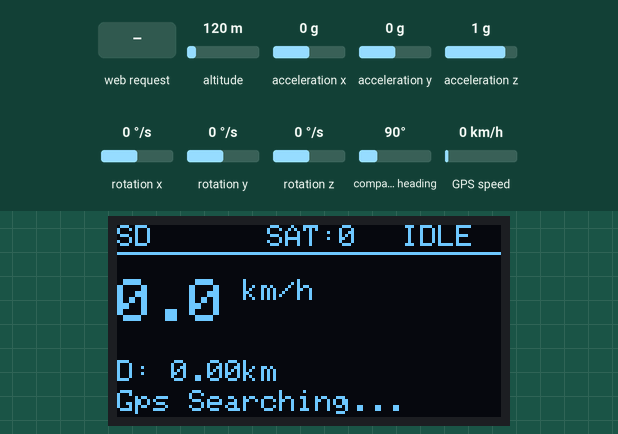
The program below on a simulated ESP32. Parts: 128×64 one-colour display. The inputs (shaded band) are chosen by the test bench; at power-on: GPS speed 0 km/h, altitude 120 m, acceleration x 0 g, acceleration y 0 g, acceleration z 1 g, rotation x 0 °/s, rotation y 0 °/s, rotation z 0 °/s, compass heading 90°. Storage starts empty; the GPS gets a fix after 3 s at 37.7749, -122.4194 with 8 satellites; what the program prints to the serial monitor is not drawn.

Above: at 2.2 s.
2.3 s: HTTP request GET /api/start?file=1 received
At 3.5 s:
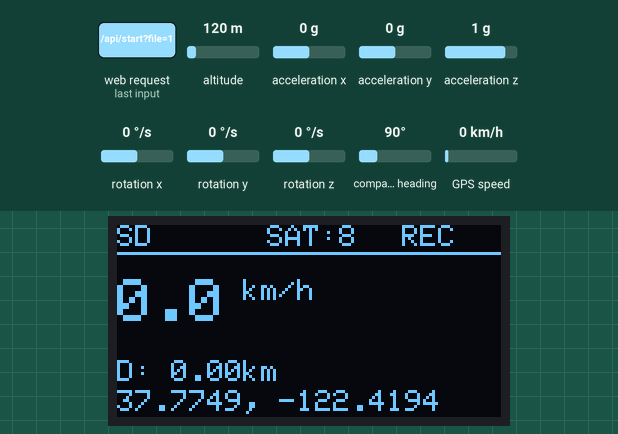
4.7 s: GPS speed set to 2 km/h
At 6.0 s:
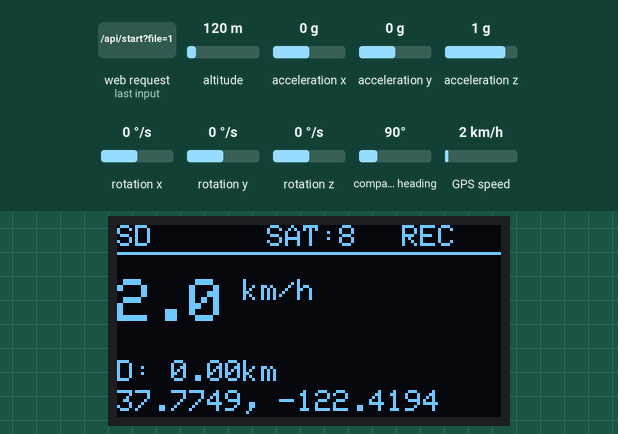
8.7 s: HTTP request GET /api/stop?file=1 received
At 9.9 s:
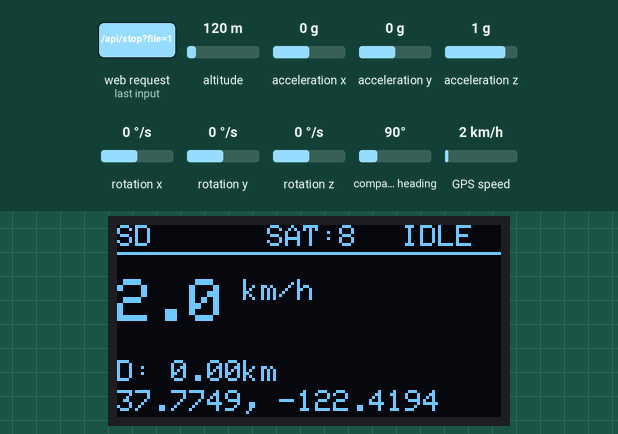
10.5 s: GPS speed set to 30 km/h
At 12.0 s:
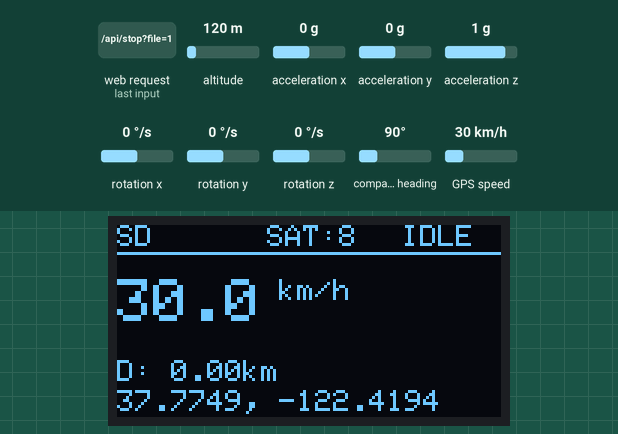
13.1 s: GPS speed set to 60 km/h
At 13.8 s:
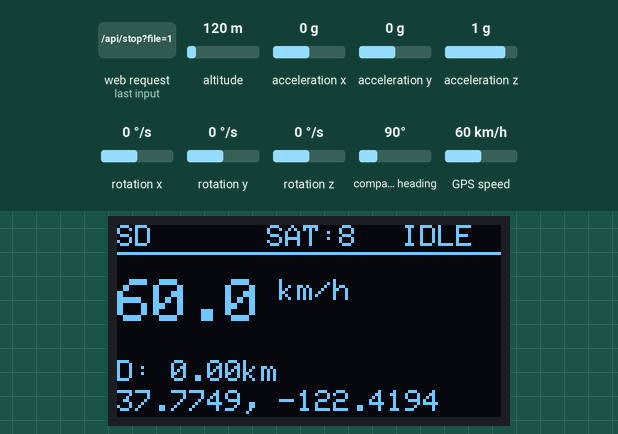
Timing chart, 0 to 15.7 s (numbered marks = the images above; inputs shaded):
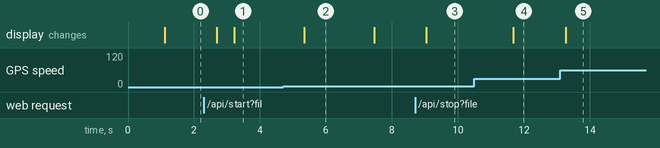

Measured:
- after the input at 2.3 s, the display: first changes after 0.40 s (image 1 shows a later state)
- after the input at 4.7 s, the display: changes after 0.65 s (image 2)
- after the input at 8.7 s, the display: changes after 0.34 s (image 3)
- after the input at 10.5 s, the display: changes after 1.2 s (image 4)
- after the input at 13.1 s, the display: changes after 0.16 s (image 5)
- what the display in image 2 shows lasts 2.2 s, from 5.3 s to 7.5 s

The program:

main.cpp
```cpp
#include <Arduino.h>
#include <WiFi.h>
#include <AsyncTCP.h>
#include <ESPAsyncWebServer.h>
#include <Wire.h>
#include <SPI.h>
#include <SD.h>
#include <TinyGPS++.h>
#include <Adafruit_GFX.h>
#include <Adafruit_SSD1306.h>
#include <MPU6050_light.h>
#include "webpage.h"

// --- KONFIGURACJA PINÓW ---
#define I2C_SDA 21
#define I2C_SCL 22
#define GPS_RX 16
#define GPS_TX 17
#define SD_CS 5
#define SD_SCK 18
#define SD_MISO 19
#define SD_MOSI 23

// --- STAŁE ---
#define SCREEN_WIDTH 128
#define SCREEN_HEIGHT 64
#define LOG_BUFFER_SIZE 512
#define AUTO_PAUSE_SPEED 2.0 // km/h
#define AUTO_PAUSE_TIME 5000 // ms
#define MIN_DIST 5.0 // meters

// --- OBIEKTY ---
TinyGPSPlus gps;
HardwareSerial gpsSerial(2);
MPU6050 mpu(Wire);
Adafruit_SSD1306 display(SCREEN_WIDTH, SCREEN_HEIGHT, &Wire, -1);
AsyncWebServer server(80);

// --- ZMIENNE STANU ---
enum State { IDLE, RECORDING, PAUSED };
State currentState = IDLE;

bool sdReady = false;
bool mpuReady = false;
bool gpsFix = false;

String currentFileName = "";
String logBuffer = "";
unsigned long lastMotionTime = 0;
unsigned long sessionStart = 0;
unsigned long pauseStart = 0;
unsigned long totalPaused = 0;
double totalDist = 0;
double lastLat = 0, lastLon = 0;

// --- PROTOTYPY ---
void setupHardware();
void setupWiFi();
void setupServer();
void logicLoop();
void displayLoop();
void logData();
void startRec();
void stopRec();
bool checkMotion();
String getFileList();

void setup() {
    Serial.begin(115200);
    setupHardware();
    setupWiFi();
    setupServer();
}

void loop() {
    // 1. GPS Feed (Always run)
    while(gpsSerial.available()) gps.encode(gpsSerial.read());

    // 2. MPU Update (Always run for IMU)
    if(mpuReady) mpu.update();

    // 3. Logic
    logicLoop();

    // 4. Display (Low prio)
    static unsigned long lastDisp = 0;
    if(millis() - lastDisp > 500) {
        displayLoop();
        lastDisp = millis();
    }
}

// --- IMPLEMENTACJA ---

void setupHardware() {
    Wire.begin(I2C_SDA, I2C_SCL);

    // OLED
    if(!display.begin(SSD1306_SWITCHCAPVCC, 0x3C)) Serial.println("OLED Fail");
    display.clearDisplay();
    display.setTextColor(WHITE);
    display.setTextSize(1);
    display.setCursor(0,0);
    display.println("Booting...");
    display.display();

    // MPU
    if(mpu.begin() == 0) {
        mpu.calcOffsets(true,true);
        mpuReady = true;
    } else {
        Serial.println("MPU Fail");
    }

    // SD
    SPI.begin(SD_SCK, SD_MISO, SD_MOSI, SD_CS);
    if(SD.begin(SD_CS)) {
        sdReady = true;
    } else {
        Serial.println("SD Fail");
    }

    // GPS
    gpsSerial.begin(9600, SERIAL_8N1, GPS_RX, GPS_TX);
}

void setupWiFi() {
    // GATEWAY 0.0.0.0 TRICK for Mobile Data
    WiFi.mode(WIFI_AP);
    WiFi.softAPConfig(IPAddress(192,168,4,1), IPAddress(0,0,0,0), IPAddress(255,255,255,0));
    WiFi.softAP("ESP32-Tracker", "12345678");
    Serial.print("AP IP: "); Serial.println(WiFi.softAPIP());

    // Fix for Android/Chrome connection issues
    DefaultHeaders::Instance().addHeader("Access-Control-Allow-Origin", "*");
    DefaultHeaders::Instance().addHeader("Access-Control-Allow-Methods", "GET, POST, PUT, DELETE, OPTIONS");
    DefaultHeaders::Instance().addHeader("Access-Control-Allow-Headers", "Content-Type");
}

void setupServer() {
    // Main Page
    server.on("/", HTTP_GET, [](AsyncWebServerRequest *request){
        request->send_P(200, "text/html", index_html);
    });

    // Status API
    server.on("/api/status", HTTP_GET, [](AsyncWebServerRequest *request){
        String json = "{";
        json += "\"state\":" + String(currentState) + ",";
        json += "\"sats\":" + String(gps.satellites.value()) + ",";
        json += "\"lat\":" + String(gps.location.isValid() ? gps.location.lat() : 0.0, 6) + ",";
        json += "\"lon\":" + String(gps.location.isValid() ? gps.location.lng() : 0.0, 6) + ",";
        json += "\"speed\":" + String(gps.speed.kmph()) + ",";
        json += "\"alt\":" + String(gps.altitude.meters()) + ",";
        json += "\"dist\":" + String(totalDist) + ",";
        json += "\"ax\":" + String(mpu.getAccX()) + ",";
        json += "\"ay\":" + String(mpu.getAccY()) + ",";
        json += "\"az\":" + String(mpu.getAccZ()); // no comma at end
        json += "}";
        request->send(200, "application/json", json);
    });

    // Controls
    server.on("/api/start", HTTP_GET, [](AsyncWebServerRequest *request){
        if(currentState == IDLE) startRec();
        request->send(200);
    });
    server.on("/api/stop", HTTP_GET, [](AsyncWebServerRequest *request){
        if(currentState != IDLE) stopRec();
        request->send(200);
    });

    // Files API
    server.on("/api/files", HTTP_GET, [](AsyncWebServerRequest *request){
        request->send(200, "application/json", getFileList());
    });

    server.on("/download", HTTP_GET, [](AsyncWebServerRequest *request){
        if(request->hasParam("file")) {
            String fname = request->getParam("file")->value();
            if(!fname.startsWith("/")) fname = "/" + fname; // SANITIZE PATH

            if(SD.exists(fname)) request->send(SD, fname, "text/plain");
            else request->send(404, "text/plain", "Not Found");
        } else request->send(400);
    });

    server.on("/delete", HTTP_DELETE, [](AsyncWebServerRequest *request){
         if(request->hasParam("file")) {
            String fname = request->getParam("file")->value();
            if(!fname.startsWith("/")) fname = "/" + fname; // SANITIZE PATH

            if(fname == currentFileName && currentState != IDLE) {
                request->send(400, "text/plain", "Nie mozna usunac pliku w trakcie nagrywania!");
                return;
            }
            if(SD.exists(fname)) {
                SD.remove(fname);
                request->send(200, "text/plain", "Deleted");
            }
            else request->send(404, "text/plain", "Not Found");
        } else request->send(400);
    });

    server.begin();
}

// --- LOGIKA ---

bool checkMotion() {
    if(!mpuReady) return gps.speed.kmph() > 1.0;
    // Sensor fusion: either GPS speed or IMU vibration
    float gVar = sqrt(pow(mpu.getAccX(), 2) + pow(mpu.getAccY(), 2) + pow(mpu.getAccZ(), 2));
    return (gps.speed.kmph() > AUTO_PAUSE_SPEED) || (abs(gVar - 1.0) > 0.15);
}

void logicLoop() {
    gpsFix = gps.location.isValid();

    if(currentState == IDLE) return;

    if(checkMotion()) {
        lastMotionTime = millis();
        if(currentState == PAUSED) {
            currentState = RECORDING;
            totalPaused += (millis() - pauseStart);
        }
    } else {
        if(currentState == RECORDING && (millis() - lastMotionTime > AUTO_PAUSE_TIME)) {
            currentState = PAUSED;
            pauseStart = millis();
        }
    }

    if(currentState == RECORDING) logData();
}

void logData() {
    if(!gpsFix || !sdReady) return;

    double d = TinyGPSPlus::distanceBetween(gps.location.lat(), gps.location.lng(), lastLat, lastLon);
    if(d > MIN_DIST || d < 0.1) { // 0.1 for first point
         // CSV Format: time,lat,lon,speed,alt,sats,ax,ay,az
         String line = String(millis()) + "," +
                       String(gps.location.lat(), 6) + "," +
                       String(gps.location.lng(), 6) + "," +
                       String(gps.speed.kmph(), 1) + "," +
                       String(gps.altitude.meters(), 1) + "," +
                       String(gps.satellites.value()) + "," +
                       String(mpu.getAccX(), 2) + "," +
                       String(mpu.getAccY(), 2) + "," +
                       String(mpu.getAccZ(), 2) + "\n";

        logBuffer += line;

        if(lastLat != 0) totalDist += d;
        lastLat = gps.location.lat();
        lastLon = gps.location.lng();

        if(logBuffer.length() > LOG_BUFFER_SIZE) {
            File f = SD.open(currentFileName, FILE_APPEND);
            if(f) {
                f.print(logBuffer);
                f.close();
                logBuffer = "";
            }
        }
    }
}

void startRec() {
    if(!sdReady) return;

    // Name: /log_timestamp.csv
    currentFileName = "/log_" + String(millis()) + ".csv";

    // Header
    File f = SD.open(currentFileName, FILE_WRITE);
    if(f) {
        f.println("time_ms,lat,lon,speed_kmh,alt_m,sats,ax,ay,az");
        f.close();
    }

    currentState = RECORDING;
    sessionStart = millis();
    lastMotionTime = millis();
    totalPaused = 0;
    totalDist = 0;
    lastLat = 0;
    lastLon = 0;
    logBuffer = "";
}

void stopRec() {
    // Flush
    if(logBuffer.length() > 0) {
        File f = SD.open(currentFileName, FILE_APPEND);
        if(f) { f.print(logBuffer); f.close(); }
    }
    currentState = IDLE;
    logBuffer = "";
}

String getFileList() {
    if(!sdReady) return "[]";
    String json = "[";
    File root = SD.open("/");
    File f = root.openNextFile();
    bool first = true;
    while(f) {
        if(!f.isDirectory()) {
            if(!first) json += ",";
            json += "{\"name\":\"" + String(f.name()) + "\",\"size\":" + String(f.size()) + "}";
            first = false;
        }
        f = root.openNextFile();
    }
    json += "]";
    return json;
}

// --- DISPLAY ---

void displayLoop() {
    display.clearDisplay();

    // Top Bar
    display.setCursor(0,0);
    display.print(sdReady ? "SD" : "NO SD");
    display.setCursor(50,0);
    display.printf("SAT:%d", (int)gps.satellites.value());
    display.setCursor(95,0);
    if(currentState == RECORDING) display.print("REC");
    else if(currentState == PAUSED) display.print("PAUSE");
    else display.print("IDLE");
    display.drawLine(0,9,128,9, WHITE);

    // Main Info
    display.setTextSize(2);
    display.setCursor(0,18);
    display.printf("%.1f", gps.speed.kmph());
    display.setTextSize(1);
    display.print(" km/h");

    // Bottom Info
    display.setCursor(0,45);
    display.printf("D: %.2fkm", totalDist/1000.0);

    display.setCursor(0,55);
    if(gpsFix) display.printf("%.4f, %.4f", gps.location.lat(), gps.location.lng());
    else display.print("Gps Searching...");

    display.display();
}
```

Source omitted: webpage.h (32430 bytes)
